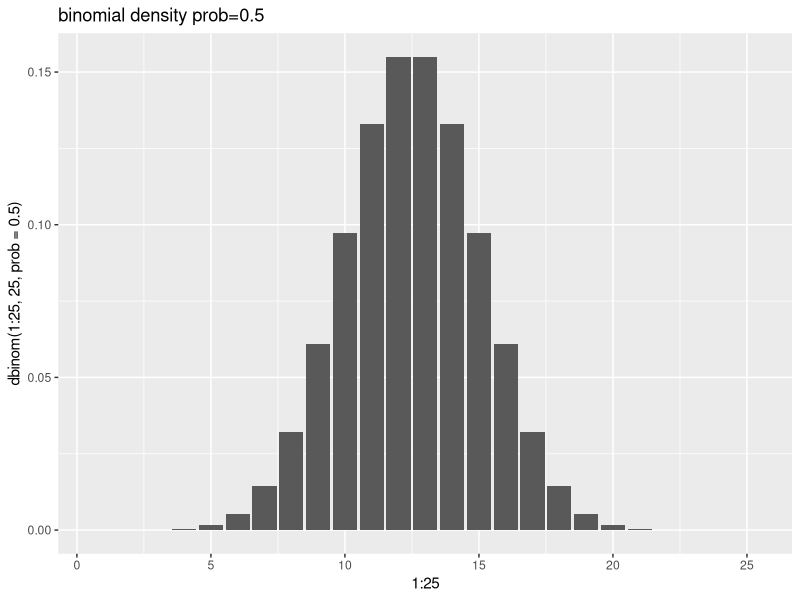
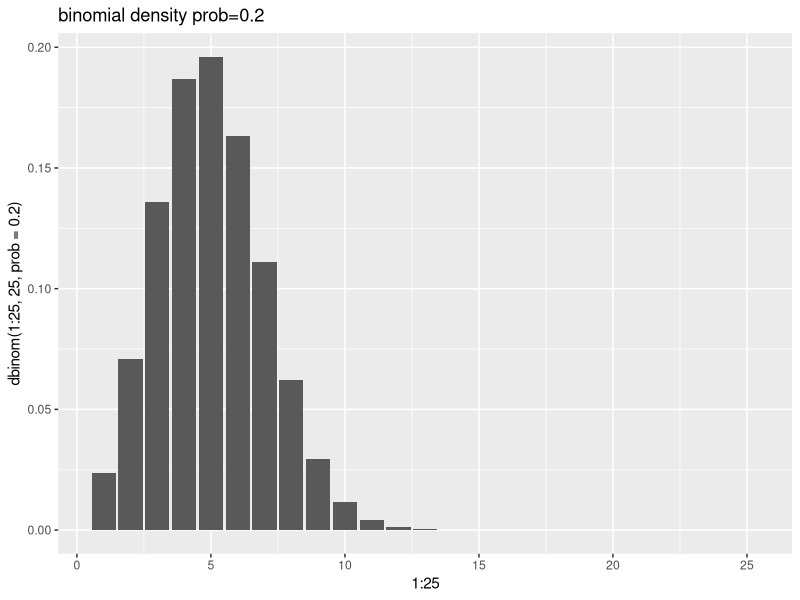
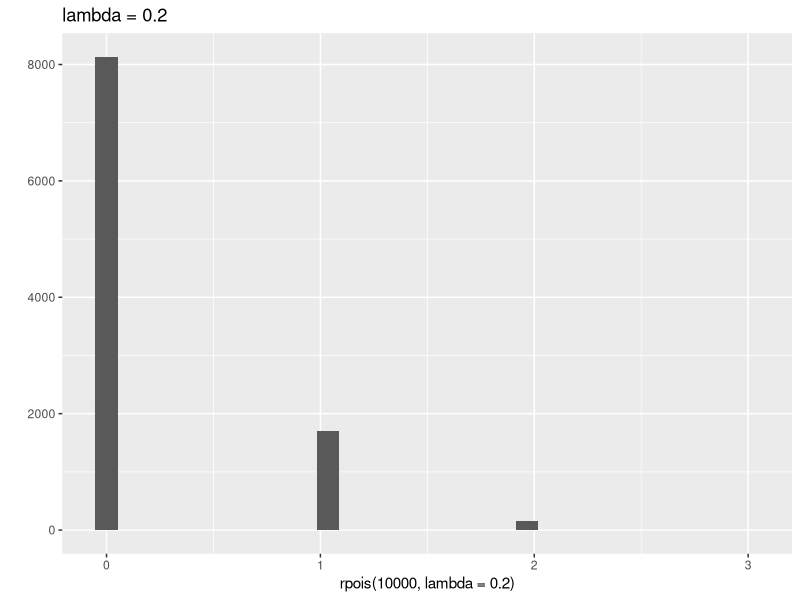
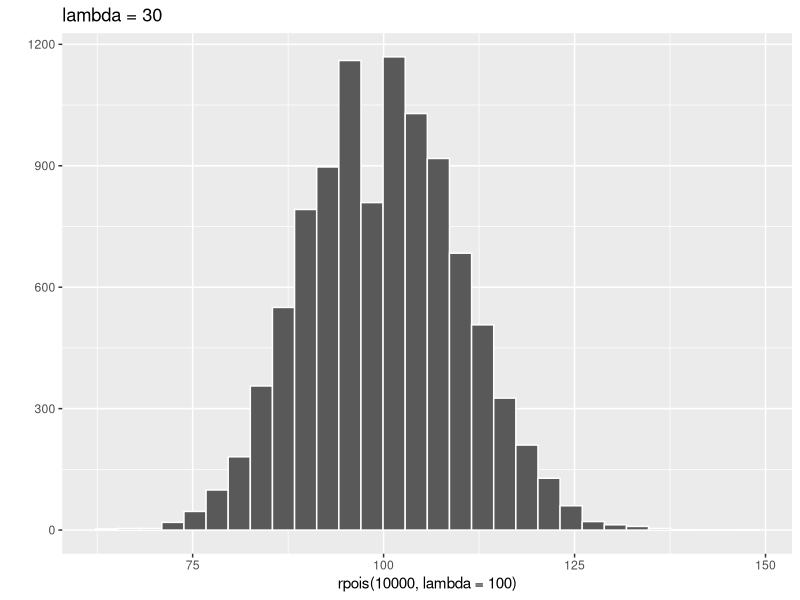
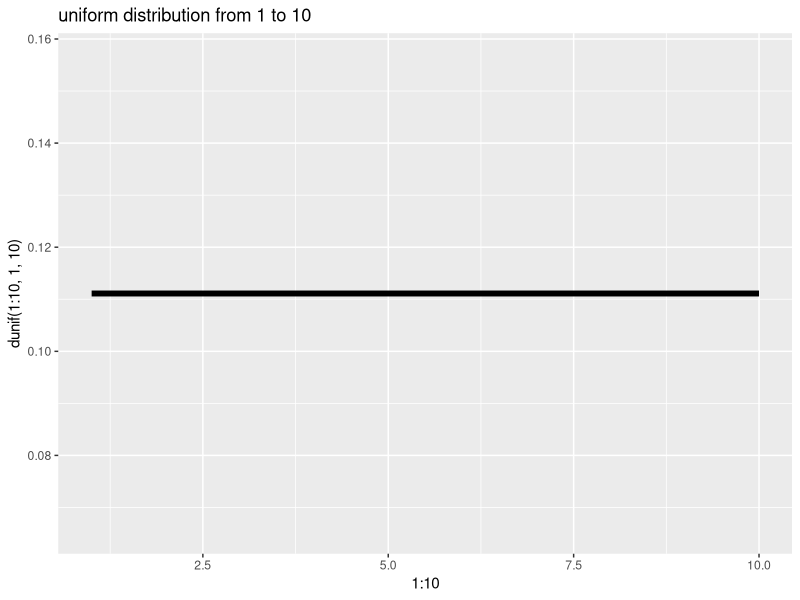
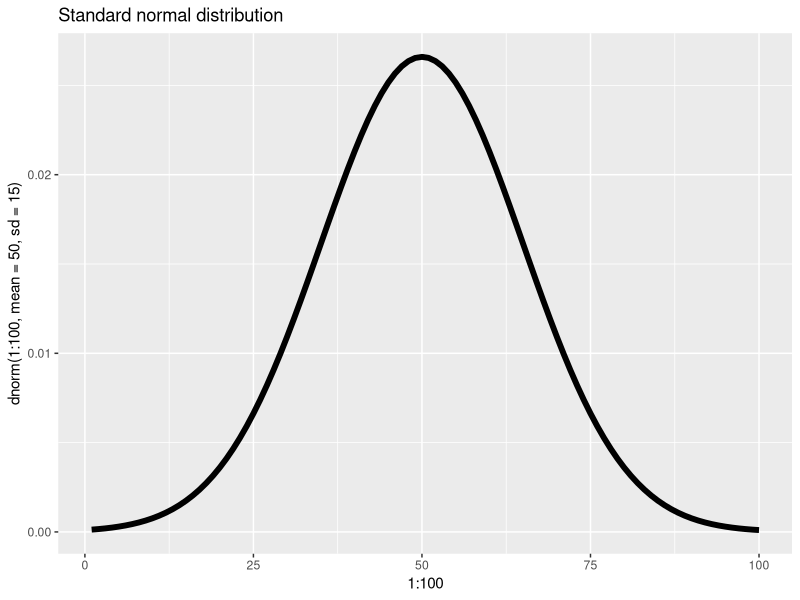
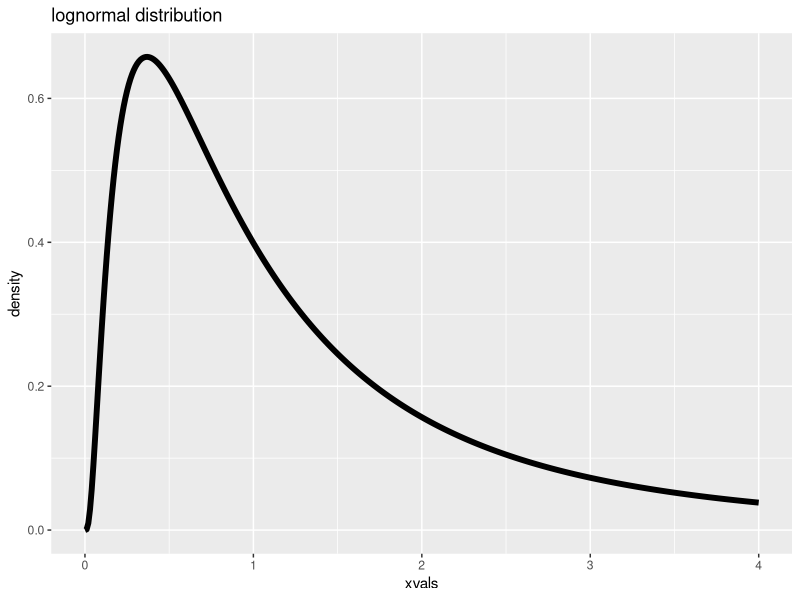
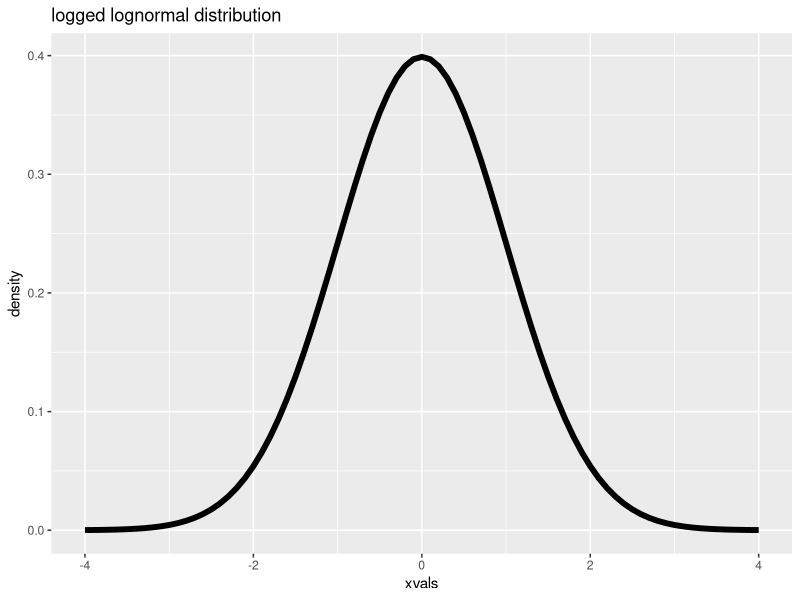

These figures' R source, in order:
## ---- chunk 1
library(ggplot2)
## ---- chunk 2
ggplot() + 
  geom_bar(aes(x=1:25, y=dbinom(1:25, 25, prob = 0.5)), stat="identity") + 
  ggtitle("binomial density prob=0.5")

## ---- chunk 3
ggplot() + 
  geom_bar(aes(x=1:25, y=dbinom(1:25, 25, prob = 0.2)), stat="identity") + 
  ggtitle("binomial density prob=0.2")
## ---- chunk 4
qplot(x=rpois(10000,lambda = 0.2), main="lambda = 0.2")
## ---- chunk 5
qplot(x=rpois(10000, lambda = 100), 
      main="lambda = 30", color=I("white"))
## ---- chunk 6
qplot(x=1:10, y=dunif(1:10, 1, 10), main="uniform distribution from 1 to 10", geom="line", size=I(2))
## ---- chunk 7
qplot(x=1:100, y=dnorm(1:100, mean=50, sd=15), main="Standard normal distribution", geom="line", size=I(2))
## ---- chunk 8
xvals <- seq(0,4, by=0.01)
lnorm <- dlnorm(xvals, meanlog = 0, sdlog = 1)

qplot(xvals, y=lnorm, main="lognormal distribution", geom="line", size=I(2)) + labs(y="density")
qplot(seq(-4, 4, by=0.1), y=dnorm(seq(-4, 4, by=0.1), 0, 1), main="logged lognormal distribution", geom="line", size=I(2)) + labs(x="xvals", y="density")
## ---- chunk 9
xvals <- seq(0, 10, by=0.05); qplot(x=xvals, y=dexp(xvals, rate=2), geom="line", size=I(2))
## ---- chunk 10
sim <- rbinom(n = 5000, size=5000, prob = 0.5)
qplot(sim, main="binomial distribution p = 0.5")
## ---- chunk 11
library(ggplot2)
library(gridExtra)
dens <- qplot(x=1:100, y=dnorm(x=1:100, mean=60, sd=20), geom="line", size=I(2))  + labs(x="x", y="density", title="density")
cum <- qplot(x=1:100, y=pnorm(q=1:100, mean=60, sd=20), geom="line", size=I(2))  + labs(x="x", y="cumulative prob", title="cumulative prob")
grid.arrange(dens, cum)
## ---- chunk 12
pnorm(q = 5, mean = 10, sd = 1.5)
## ---- chunk 13
set.seed(1237)
grades <- rnorm(1000, mean=75, sd=10)
## ---- chunk 14
qplot(grades)
## ---- chunk 15
ninety_percentile <- qnorm(0.9, mean=75, sd = 10)
qplot(grades, main="grades distribution with 90th percentile indicated") + 
  geom_vline(xintercept=ninety_percentile, color="red")
## ---- chunk 16
sum(grades <= ninety_percentile) / length(grades)
## ---- chunk 17
qqnorm(rnorm(1000))
## ---- chunk 18
qqnorm(rnorm(1000)^2)
qqnorm(rnorm(1000)^3)
## ---- chunk 19
shapiro.test(rnorm(1000))
shapiro.test(rnorm(1000)^2)
